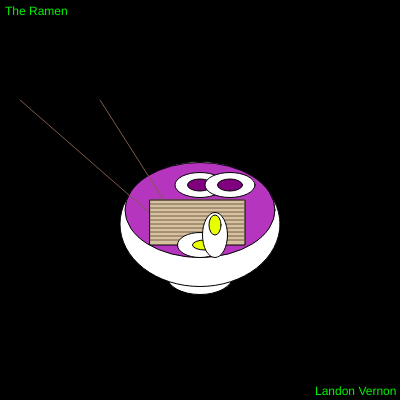
Frame 1 (no input)
Frame 60 (no input): identical to frame 1, image omitted
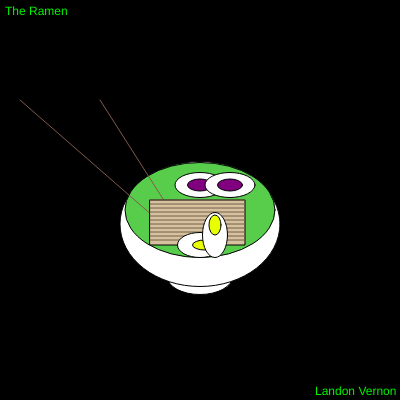
Frame 120 (the mouse pressed at the canvas centre since frame 60)

The p5.js sketch that drew these frames (run headless with seeded random() and noise() and a simulated clock; from frame 60 on, the mouse is pressed at the canvas centre):

// p5.js sketch
// ── sketch.js
// Press R to change the color of the background to Red
// Press G to change the color of the background to Green
// Press B to change the color of the background to Blue
// Press P to change it back to Black
// Press O to change the position of the Eggs and Fish cakes
// Press T to put the shapes back in place

let cloudOneX = 50;
let x, y;
let bgColor = 'black'; // Set the initial background color

// Original positions
let originalEgg1X = 200, originalEgg1Y = 245;
let originalEgg2X = 215, originalEgg2Y = 235;
let originalFishCake1X = 200, originalFishCake1Y = 185;
let originalFishCake2X = 230, originalFishCake2Y = 185;

// Current positions
let egg1X = originalEgg1X, egg1Y = originalEgg1Y;
let egg2X = originalEgg2X, egg2Y = originalEgg2Y;
let fishCake1X = originalFishCake1X, fishCake1Y = originalFishCake1Y;
let fishCake2X = originalFishCake2X, fishCake2Y = originalFishCake2Y;

// Color variables for the eggs
let brothColor = '#FFFFFF'; // Initial egg color (white)

// Flag to check if key was pressed
let keyPressedFlag = false;

// Flag for tracking mouse movement
let mouseHasMoved = false; 

//Main setup
function setup() {
  createCanvas(400, 400);
  x = width / 2;
  y = height / 2;
}

//Main draw
function draw() {
  background(bgColor); // Set background to the current bgColor
  
  // Checks if the key is pressed
  if (isKeyPressed && !keyPressedFlag) {
    keyPressedFlag = true;

    // Move shapes to random positions
    if (key === 'O' || key === 'o') {
      egg1X = random(width);
      egg1Y = random(height);
      egg2X = random(width);
      egg2Y = random(height);
      fishCake1X = random(width);
      fishCake1Y = random(height);
      fishCake2X = random(width);
      fishCake2Y = random(height);
    }
    
    // Reset shapes to their original positions
    if (key === 'T' || key === 't') {
      egg1X = originalEgg1X;
      egg1Y = originalEgg1Y;
      egg2X = originalEgg2X;
      egg2Y = originalEgg2Y;
      fishCake1X = originalFishCake1X;
      fishCake1Y = originalFishCake1Y;
      fishCake2X = originalFishCake2X;
      fishCake2Y = originalFishCake2Y;
    }
    
    // Change background color based on key press
    if (key === 'R' || key === 'r') {
      bgColor = 'red'; // Set background to red
    } else if (key === 'B' || key === 'b') {
      bgColor = 'blue'; // Set background to blue
    } else if (key === 'G' || key === 'g') {
      bgColor = 'green'; // Set background to green
    } else if (key === 'P' || key === 'p') {
      bgColor = 'black'; // Set background to black
    }
  }
  
  // Coordinates
  //fill('white');
  //text(`${mouseX}, ${mouseY}`, 345, 20);
  
  //Name
  fill('rgb(1,245,1)');
  text('Landon Vernon', 315, 395);
  
  //Title
  fill('rgb(1,245,1)');
  text('The Ramen', 5, 15)

  // Bottom of Bowl
  fill('white');
  stroke(0);
  ellipse(200, 277, 65, 35);
  
  // The Bowl
  fill('white');
  stroke(0);
  ellipse(200, 224, 160, 125);
  
  // The broth
  fill(brothColor);
  stroke(0);
  ellipse(200, 210, 150, 95)
  
  // The chop sticks
  fill('white');
  stroke('#815A4B');
  line(20, 100, 200, 257);
  fill('white');
  stroke('#815A4B');
  line(100, 100, 200, 257);
  
  // Noodle Block draw function
  noodleLines();
  
  // Egg 1 - Use the egg1Color variable to set its color
  fill('white');
  stroke(0);
  ellipse(egg1X, egg1Y, 45, 25);
  fill('#E8FF00');
  stroke(0);
  ellipse(egg1X + 5, egg1Y, 25, 10);
  
  // Egg 2
  fill('white');
  stroke(0);
  ellipse(egg2X, egg2Y, 25, 45);
  fill('#E8FF00');
  stroke(0);
  ellipse(egg2X, egg2Y - 10, 12, 20);
  
  // Fish cake 1
  fill('white');
  stroke(0);
  ellipse(fishCake1X, fishCake1Y, 50, 25);
  fill('purple');
  stroke(0);
  ellipse(fishCake1X, fishCake1Y, 25, 12);
  
  // Fish cake 2
  fill('white');
  stroke(0);
  ellipse(fishCake2X, fishCake2Y, 50, 25);
  fill('purple');
  stroke(0);
  ellipse(fishCake2X, fishCake2Y, 25, 12);
}

// Noodle block line function
function noodleLines(){
  var counter = 0
  var x1 = 150
  var y1 = 200
  var x2 = 245
  var y2 = 200
  fill('#D8C19E');
  stroke(0);
  rect(150, 200, 95, 45)
  while (counter <= 10){
    stroke('#70614A');
    line(x1, y1, x2, y2);
    y1 += 4
    y2 += 4
    counter += 1
  }
}

// Mouse event: changes broth color
function mouseMoved() {
  brothColor = color(random(255), random(255), random(255)); // Random color
  mouseHasMoved = true; // Set flag to true when the mouse moves
}

// Reset flag when key is released
function keyReleased() {
  keyPressedFlag = false; // Reset the flag when the key is released
}
